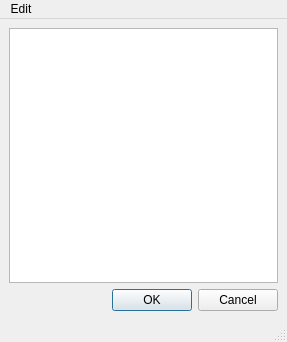
<?xml version="1.0" encoding="UTF-8"?>
<ui version="4.0">
 <class>AllRules</class>
 <widget class="QMainWindow" name="AllRules">
  <property name="geometry">
   <rect>
    <x>0</x>
    <y>0</y>
    <width>287</width>
    <height>342</height>
   </rect>
  </property>
  <property name="windowTitle">
   <string>All Rules</string>
  </property>
  <widget class="QWidget" name="centralwidget">
   <layout class="QGridLayout" name="gridLayout">
    <item row="0" column="1">
     <widget class="QTreeView" name="treeView">
      <attribute name="headerVisible">
       <bool>false</bool>
      </attribute>
     </widget>
    </item>
    <item row="1" column="1">
     <widget class="QDialogButtonBox" name="buttonBox">
      <property name="orientation">
       <enum>Qt::Horizontal</enum>
      </property>
      <property name="standardButtons">
       <set>QDialogButtonBox::Cancel|QDialogButtonBox::Ok</set>
      </property>
     </widget>
    </item>
   </layout>
  </widget>
  <widget class="QMenuBar" name="menubar">
   <property name="geometry">
    <rect>
     <x>0</x>
     <y>0</y>
     <width>287</width>
     <height>22</height>
    </rect>
   </property>
   <widget class="QMenu" name="menuEdit">
    <property name="title">
     <string>Edit</string>
    </property>
    <addaction name="actionUndo"/>
    <addaction name="actionRedo"/>
    <addaction name="actionAdd"/>
    <addaction name="actionEdit"/>
    <addaction name="actionDelete"/>
    <addaction name="actionDeselect"/>
   </widget>
   <addaction name="menuEdit"/>
  </widget>
  <widget class="QStatusBar" name="statusbar"/>
  <action name="actionAdd">
   <property name="text">
    <string>Add</string>
   </property>
   <property name="shortcut">
    <string>A</string>
   </property>
  </action>
  <action name="actionDelete">
   <property name="text">
    <string>Delete</string>
   </property>
   <property name="shortcut">
    <string>Backspace</string>
   </property>
  </action>
  <action name="actionEdit">
   <property name="text">
    <string>Edit</string>
   </property>
   <property name="shortcut">
    <string>E</string>
   </property>
  </action>
  <action name="actionUndo">
   <property name="text">
    <string>Undo</string>
   </property>
   <property name="shortcut">
    <string>Ctrl+Z</string>
   </property>
  </action>
  <action name="actionRedo">
   <property name="text">
    <string>Redo</string>
   </property>
   <property name="shortcut">
    <string>Ctrl+Shift+Z</string>
   </property>
  </action>
  <action name="actionDeselect">
   <property name="text">
    <string>Deselect</string>
   </property>
   <property name="shortcut">
    <string>Esc</string>
   </property>
  </action>
 </widget>
 <resources/>
 <connections/>
</ui>
